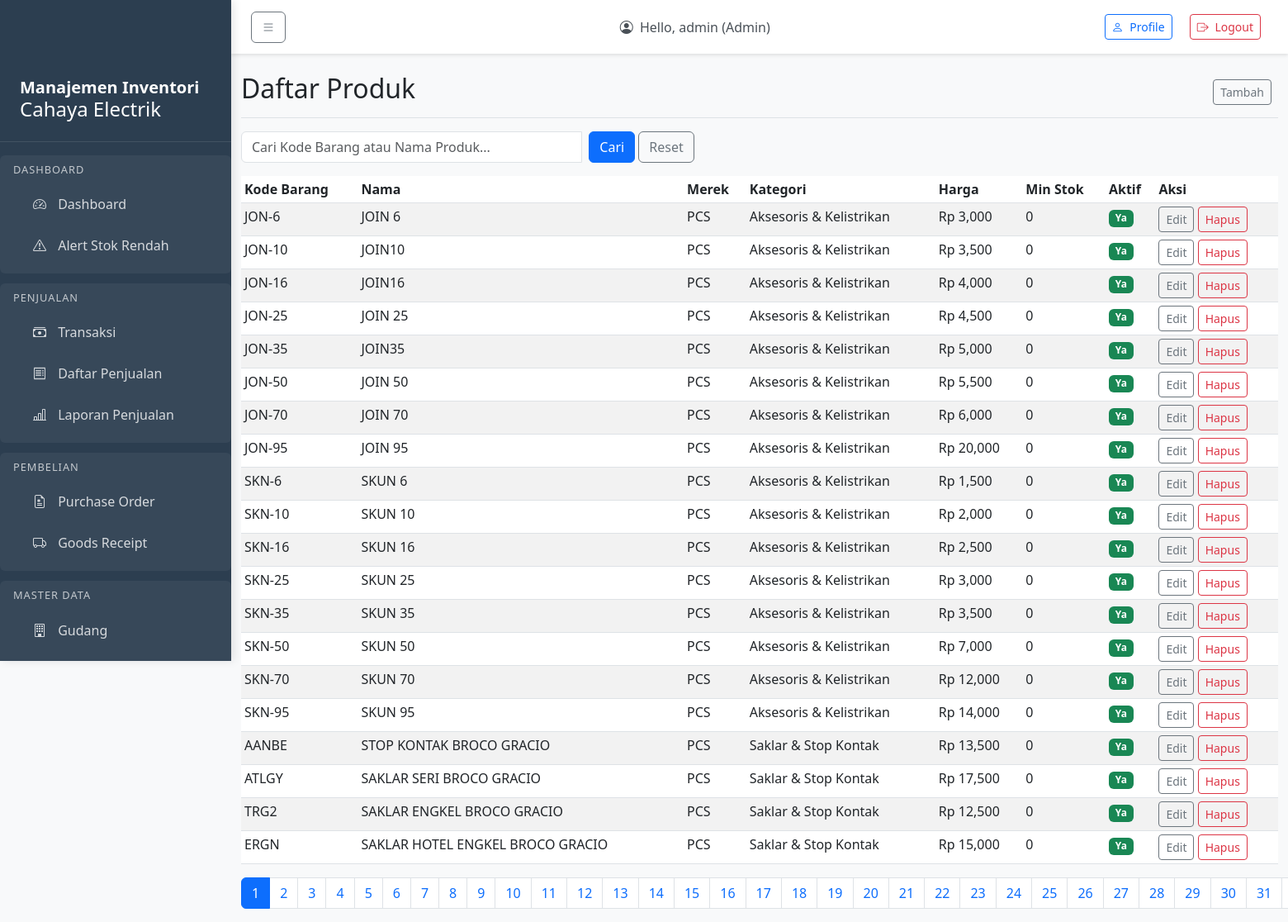
Screenshot of /master/products/ (signed in) with the database file from the repository.
### accounts/models.py (models this page shows, shortened)
class User(AbstractUser):
    ROLE_CHOICES = [
        ('admin', 'Admin'),
        ('manager', 'Manager'),
        ('warehouse', 'Warehouse'),
        ('cashier', 'Cashier'),
        ('analyst', 'Analyst'),
    ]
    role = models.CharField(max_length=20, choices=ROLE_CHOICES, default='cashier')
    created_at = models.DateTimeField(auto_now_add=True)
    updated_at = models.DateTimeField(auto_now=True)
    groups = models.ManyToManyField(
        'auth.Group',
        related_name='custom_user_set',
        blank=True,
    )
    user_permissions = models.ManyToManyField(
        'auth.Permission',
        related_name='custom_user_set',
        blank=True,
    )

### master/models.py (models this page shows, shortened)
class Product(models.Model):
    sku = models.CharField(max_length=50, unique=True)
    name = models.CharField(max_length=150)
    category = models.ForeignKey(Category, on_delete=models.CASCADE, null=True, blank=True)
    uom = models.CharField(max_length=20, default='PCS')  # Unit of Measure
    min_stock = models.IntegerField(default=0)
    price = models.DecimalField(max_digits=12, decimal_places=2, default=0)
    is_active = models.BooleanField(default=True)
    created_at = models.DateTimeField(auto_now_add=True)
    updated_at = models.DateTimeField(auto_now=True)
    class Meta:
        db_table = 'product'

class Category(models.Model):
    name = models.CharField(max_length=100)
    code = models.CharField(max_length=30, unique=True)
    description = models.CharField(max_length=255, blank=True)
    created_at = models.DateTimeField(auto_now_add=True)
    updated_at = models.DateTimeField(auto_now=True)
    class Meta:
        db_table = 'category'

### master/views.py (the view)
# urls.py: path('products/', views.product_list, name='product_list'),
@login_required
def product_list(request):
    if request.user.role not in ['manager', 'admin']:
        raise PermissionDenied("Anda tidak memiliki akses ke fitur ini.")
    products = Product.objects.select_related('category').all()
    q = request.GET.get('q', '').strip()
    if q:
        products = products.filter(
            Q(name__icontains=q) |
            Q(sku__icontains=q) |
            Q(category__name__icontains=q)
        )
    paginator = Paginator(products, 20)  # Show 20 products per page
    page_number = request.GET.get('page')
    page_obj = paginator.get_page(page_number)
    return render(request, 'master/product_list.html', {'page_obj': page_obj, 'q': q})

### templates/master/product_list.html (shortened to what this page needs)
{% extends 'master/base_master.html' %}
{% block master_title %}Daftar Produk{% endblock %}
{% block add_url %}{% url 'master:product_create' %}{% endblock %}
{% block master_content %}
<form class="row g-2 mb-3" method="get">
    <div class="col-8 col-md-4">
        <div class="input-group">
            <input type="search" id="q" name="q" class="form-control" placeholder="Cari Kode Barang atau Nama Produk..."
                value="{{ q|default:'' }}" data-suggestion-url="{% url 'sales:universal_search' %}">
        </div>
    </div>
    <div class="col-auto">
        <button type="submit" class="btn btn-primary">Cari</button>
        <a href="{% url 'master:product_list' %}" class="btn btn-outline-secondary">Reset</a>
    </div>
</form>
<div class="table-responsive">
    <table class="table table-striped table-sm">
        <thead>
            <tr>
                <th>Kode Barang</th>
                <th>Nama</th>
                <th>Merek</th>
                <th>Kategori</th>
                <th>Harga</th>
                <th>Min Stok</th>
                <th>Aktif</th>
                <th>Aksi</th>
            </tr>
        </thead>
        <tbody>
            {% load humanize %}
            {% for product in page_obj %}
            <tr>
                <td>{{ product.sku }}</td>
                <td>{{ product.name }}</td>
                <td>{{ product.uom }}</td>
                <td>{{ product.category.name|default:"-" }}</td>
                <td>Rp {{ product.price|floatformat:0|intcomma }}</td>
                <td>{{ product.min_stock }}</td>
                <td>
                    {% if product.is_active %}
                    <span class="badge bg-success">Ya</span>
                    {% else %}
                    <span class="badge bg-secondary">Tidak</span>
                    {% endif %}
                </td>
                <td>
                    <a href="{% url 'master:product_update' product.pk %}"
                        class="btn btn-sm btn-outline-secondary">Edit</a>
                    <a href="{% url 'master:product_delete' product.pk %}"
                        class="btn btn-sm btn-outline-danger">Hapus</a>
                </td>
            </tr>
            {% empty %}
            <tr>
                <td colspan="8">Tidak ada produk</td>
            </tr>
            {% endfor %}
        </tbody>
    </table>
</div>
{% if page_obj.has_other_pages %}
<nav aria-label="Page navigation">
    <ul class="pagination">
        {% for num in page_obj.paginator.page_range %}
        {% if page_obj.number == num %}
        <li class="page-item active">
            <span class="page-link">{{ num }}</span>
        </li>
        {% else %}
        <li class="page-item">
            <a class="page-link" href="?page={{ num }}">{{ num }}</a>
        </li>
        {% endif %}
        {% endfor %}
    </ul>
</nav>
{% endif %}
{% endblock %}

### templates/base.html (shortened to what this page needs)
{% load static %}
<!DOCTYPE html>
<html lang="en">
<head>
    <link href="https://cdn.jsdelivr.net/npm/bootstrap@5.3.0-alpha1/dist/css/bootstrap.min.css" rel="stylesheet">
    <link rel="stylesheet" href="https://cdn.jsdelivr.net/npm/bootstrap-icons@1.10.0/font/bootstrap-icons.css">
</head>
<body>
    <div class="sidebar" id="sidebar">
        <div class="sidebar-header">
            <h5></i>Manajemen Inventori</h5>
            <h4></i>Cahaya Electrik</h4>
        </div>
        {% if user.is_authenticated %}
        {% if user.role == 'warehouse' or user.role == 'manager' or user.role == 'admin' %}
        <div class="menu-section">
            <div class="menu-section-title">Dashboard</div>
            <a href="{% url 'summary:dashboard' %}"
                class="nav-link {% if request.resolver_match.url_name == 'dashboard' %}active{% endif %}">
                <i class="bi bi-speedometer2"></i> Dashboard
            </a>
            <a href="{% url 'inventory:low_stock_alerts' %}"
                class="nav-link  {% if 'low_stock' in request.resolver_match.url_name %}active{% endif %}">
                <i class="bi bi-exclamation-triangle"></i> Alert Stok Rendah
            </a>
        </div>
        {% endif %}
        {% if user.role == 'cashier' or user.role == 'manager' or user.role == 'admin' %}
        <div class="menu-section">
            <div class="menu-section-title">Penjualan</div>
            <a href="{% url 'sales:pos' %}"
                class="nav-link {% if 'pos' in request.resolver_match.url_name %}active{% endif %}">
                <i class="bi bi-cash-stack"></i> Transaksi
            </a>
            <a href="{% url 'sales:sale_list' %}"
                class="nav-link {% if 'sale_list' in request.resolver_match.url_name %}active{% endif %}">
                <i class="bi bi-receipt"></i> Daftar Penjualan
            </a>
            {% if user.role == 'manager' or user.role == 'admin' %}
            <a href="{% url 'sales:sale_report' %}"
                class="nav-link {% if 'sale_report' in request.resolver_match.url_name %}active{% endif %}">
                <i class="bi bi-bar-chart-line"></i> Laporan Penjualan
            </a>
            {% endif %}
        </div>
        {% endif %}
        {% if user.role == 'manager' or user.role == 'admin' %}
        <div class="menu-section">
            <div class="menu-section-title">Pembelian</div>
            <a href="{% url 'purchases:purchase_order_list' %}"
                class="nav-link {% if 'purchase_order' in request.resolver_match.url_name %}active{% endif %}">
                <i class="bi bi-file-earmark-medical"></i> Purchase Order
            </a>
            <a href="{% url 'purchases:goods_receipt_list' %}"
                class="nav-link {% if 'goods_receipt' in request.resolver_match.url_name %}active{% endif %}">
                <i class="bi bi-truck"></i> Goods Receipt
            </a>
        </div>
        {% endif %}
        {% if user.role == 'manager' or user.role == 'admin' %}
        <div class="menu-section">
            <div class="menu-section-title">Master Data</div>
            <a href="{% url 'inventory:warehouse_list' %}"
                class="nav-link {% if 'warehouse' in request.resolver_match.url_name %}active{% endif %}">
                <i class="bi bi-building"></i> Gudang
            </a>
            <a href="{% url 'inventory:stock_list' %}"
                class="nav-link {% if 'stock' in request.resolver_match.url_name %}active{% endif %}">
            </a>
        </div>
        {% endif %}
        {% endif %}
    </div>
    <nav class="top-navbar">
        <div class="d-flex justify-content-between align-items-center">
            <button class="btn btn-outline-secondary me-3" id="sidebarToggle">
                <i class="bi bi-list"></i>
            </button>
            <div class="navbar-text text-dark me-3">
                <i class="bi bi-person-circle me-1"></i>
                Hello, {{ user.username }} ({{ user.get_role_display }})
            </div>
            <div>
                <a class="btn btn-outline-primary btn-sm me-2" href="{% url 'accounts:profile' %}">
                    <i class="bi bi-person me-1"></i> Profile
                </a>
                <a class="btn  btn-sm">
                    <form action="{% url 'accounts:logout' %}" method="post">
                        <button class="btn btn-outline-danger btn-sm" type="submit">
                            <i class="bi bi-box-arrow-right me-1"></i> Logout
                        </button>
                    </form>
                </a>
            </div>
        </div>
    </nav>
    <div class="main-content">
        <div class="container-fluid mt-5 pt-4">
            <div class="row">
                <div class="col-12">
                    {% block content %}
                    {% endblock %}
                </div>
            </div>
        </div>
    </div>
</body>
</html>

### templates/base.html (style rules this page uses)
body { overflow-x: hidden; background-color: #f8f9fa; }
.sidebar { width: 280px; min-width: 280px; position: fixed; top: 0; left: 0; height: 100vh; z-index: 100; padding-top: 70px; background-color: #2c3e50; color: white; transition: all 0.3s; box-shadow: 3px 0 10px rgba(0, 0, 0, 0.1); overflow-y: auto; }
.sidebar .nav-link { color: rgba(255, 255, 255, 0.8); padding: 0.75rem 1.5rem; margin: 0.125rem 0; border-radius: 0.375rem; transition: all 0.2s; }
.sidebar .nav-link i { margin-right: 10px; width: 20px; text-align: center; }
.main-content { margin-left: 280px; padding: 0; }
.top-navbar { position: fixed; top: 0; left: 280px; right: 0; z-index: 90; background-color: white; padding: 0.75rem 1.5rem; box-shadow: 0 2px 4px rgba(0, 0, 0, 0.1); }
.top-navbar .navbar-text { color: #495057 !important; }
.sidebar-header { padding: 1.5rem 1.5rem 1rem; border-bottom: 1px solid rgba(255, 255, 255, 0.1); margin-bottom: 1rem; }
.sidebar-header h5 { margin: 0; font-weight: 600; }
.menu-section { padding: 0.5rem 1rem; margin: 0.75rem 0; border-radius: 0.375rem; background-color: rgba(255, 255, 255, 0.05); }
.menu-section-title { font-size: 0.8rem; text-transform: uppercase; letter-spacing: 1px; margin-bottom: 0.5rem; color: rgba(255, 255, 255, 0.7); }

### rows the page displays
User: username "admin", role "Admin"
Product: sku "JON-6", name "JOIN 6", uom "PCS", category.name "Aksesoris & Kelistrikan", price "3,000", min_stock "0", is_active "Ya"
Product: sku "JON-10", name "JOIN10", uom "PCS", category.name "Aksesoris & Kelistrikan", price "3,500", min_stock "0", is_active "Ya"
Product: sku "JON-16", name "JOIN16", uom "PCS", category.name "Aksesoris & Kelistrikan", price "4,000", min_stock "0", is_active "Ya"
Product: sku "JON-25", name "JOIN 25", uom "PCS", category.name "Aksesoris & Kelistrikan", price "4,500", min_stock "0", is_active "Ya"
Product: sku "JON-35", name "JOIN35", uom "PCS", category.name "Aksesoris & Kelistrikan", price "5,000", min_stock "0", is_active "Ya"
Product: sku "JON-50", name "JOIN 50", uom "PCS", category.name "Aksesoris & Kelistrikan", price "5,500", min_stock "0", is_active "Ya"
Product: sku "JON-70", name "JOIN 70", uom "PCS", category.name "Aksesoris & Kelistrikan", price "6,000", min_stock "0", is_active "Ya"
Product: sku "JON-95", name "JOIN 95", uom "PCS", category.name "Aksesoris & Kelistrikan", price "20,000", min_stock "0", is_active "Ya"
Product: sku "SKN-6", name "SKUN 6", uom "PCS", category.name "Aksesoris & Kelistrikan", price "1,500", min_stock "0", is_active "Ya"
Product: sku "SKN-10", name "SKUN 10", uom "PCS", category.name "Aksesoris & Kelistrikan", price "2,000", min_stock "0", is_active "Ya"
Product: sku "SKN-16", name "SKUN 16", uom "PCS", category.name "Aksesoris & Kelistrikan", price "2,500", min_stock "0", is_active "Ya"
Product: sku "SKN-25", name "SKUN 25", uom "PCS", category.name "Aksesoris & Kelistrikan", price "3,000", min_stock "0", is_active "Ya"
Product: sku "SKN-35", name "SKUN 35", uom "PCS", category.name "Aksesoris & Kelistrikan", price "3,500", min_stock "0", is_active "Ya"
Product: sku "SKN-50", name "SKUN 50", uom "PCS", category.name "Aksesoris & Kelistrikan", price "7,000", min_stock "0", is_active "Ya"
Product: sku "SKN-70", name "SKUN 70", uom "PCS", category.name "Aksesoris & Kelistrikan", price "12,000", min_stock "0", is_active "Ya"
Product: sku "SKN-95", name "SKUN 95", uom "PCS", category.name "Aksesoris & Kelistrikan", price "14,000", min_stock "0", is_active "Ya"
Product: sku "AANBE", name "STOP KONTAK BROCO GRACIO", uom "PCS", category.name "Saklar & Stop Kontak", price "13,500", min_stock "0", is_active "Ya"
Product: sku "ATLGY", name "SAKLAR SERI BROCO GRACIO", uom "PCS", category.name "Saklar & Stop Kontak", price "17,500", min_stock "0", is_active "Ya"
Product: sku "TRG2", name "SAKLAR ENGKEL BROCO GRACIO", uom "PCS", category.name "Saklar & Stop Kontak", price "12,500", min_stock "0", is_active "Ya"
Product: sku "ERGN", name "SAKLAR HOTEL ENGKEL BROCO GRACIO", uom "PCS", category.name "Saklar & Stop Kontak", price "15,000", min_stock "0", is_active "Ya"

### other values shown
{{ num }} "1"
{{ num }} "2" "3" "4" "5" "6" "7" "8" "9" "10" "11" "12" "13" "14" "15" "16" "17" "18" "19" "20" "21" "22" "23" "24" "25" "26" "27" "28" "29" "30" "31"
